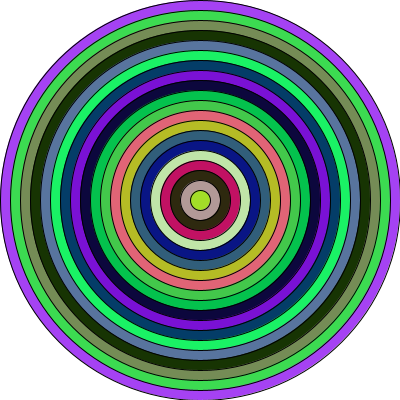
Frame 1 (no input)
Frame 60 (the mouse pressed at the canvas centre just before this capture): identical to frame 1, image omitted
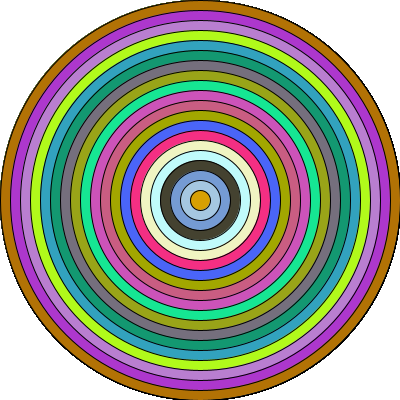
Frame 120 (the mouse held since frame 60 and released just before this capture)

The Processing sketch that drew these frames (run headless with seeded random() and noise(); from frame 60 on, the mouse is pressed at the canvas centre):

// Processing sketch: processing_48583
// ── processing_48583.pde



void setup(){
  size(400,400);
   background(255);
  drawBKG();
 
}
void drawBKG(){

 for (int d = 400; d>0; d-= 20) {
  fill(random(256), random(256), random(256));
  ellipse(200,200,d,d); 
 }
}

void draw(){

if(mousePressed==true){
   for (int d = 400; d>0; d-= 20) {
  fill(random(256), random(256), random(256));
  ellipse(200,200,d,d); 

   }
 }
 }

void mouseClicked(){
  
for (int d = 80; d>0; d-= 10) {
  fill(random(256), random(256), random(256));
// noStroke();
  ellipse(mouseX,mouseY,d,d); 
}}
